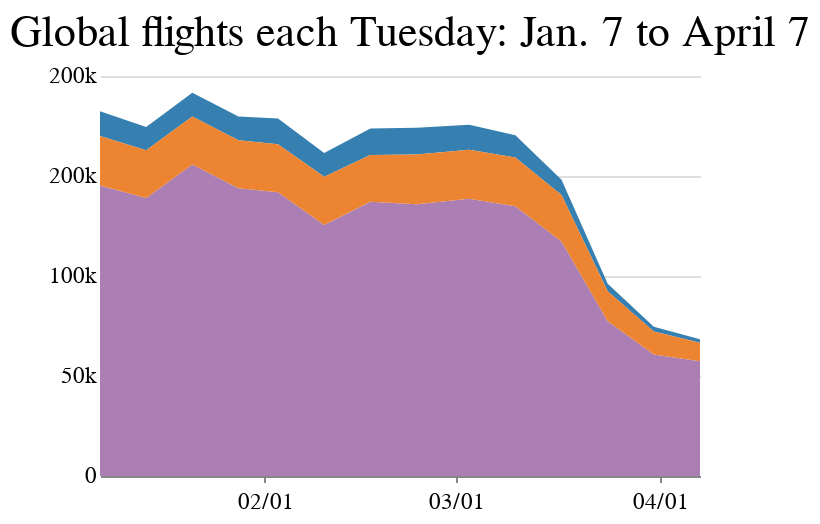

Here is the notebook cell this chart was saved with:
### Code cell
all_flights_chart_mobile = alt.Chart(flights_us_eu_global_melt).mark_area(size=4,color='#006D8F').encode(
    x=alt.X('date:T', title='', axis=alt.Axis(grid=False, tickCount=6, format='%m/%d')),
    y=alt.Y('flights:Q', title='', axis=alt.Axis(domainOpacity=0, tickSize=0,grid=True, tickCount=6, format='.0s'),
                             sort=alt.EncodingSortField(
                                field="location",
                                op="sum",
                                order="ascending")),
    color=alt.Color('location:N', legend=None)
).properties(width=300, height=200,
    title='Global flights each Tuesday: Jan. 7 to April 7'
)

all_flights_chart_mobile.configure_view(strokeOpacity=0)

### Figure 1 — Vega-Lite specification as saved in the notebook (floating-point values rounded to 4 significant figures)
{"config": {"view": {"width": 800, "height": 450, "strokeOpacity": 0}, "background": "#ffffff", "title": {"anchor": "start", "font": "Benton Gothic Bold, sans", "fontColor": "#000000", "fontSize": 22, "fontWeight": "normal"}, "arc": {"fill": "#82c6df"}, "area": {"fill": "#82c6df"}, "line": {"stroke": "#82c6df", "strokeWidth": 3}, "path": {"stroke": "#82c6df"}, "rect": {"fill": "#82c6df"}, "shape": {"stroke": "#82c6df"}, "bar": {"fill": "#82c6df"}, "point": {"stroke": "#82c6df"}, "symbol": {"fill": "#82c6df", "size": 30}, "axis": {"titleFont": "Benton Gothic Bold, sans", "titleFontSize": 13, "titleFontWeight": "normal", "labelFont": "Benton Gothic, sans", "labelFontSize": 11.5, "labelFontWeight": "normal"}, "axisX": {"labelAngle": 0, "labelPadding": 4, "tickSize": 3}, "axisY": {"labelBaseline": "middle", "maxExtent": 45, "minExtent": 45, "tickSize": 2, "titleAlign": "left", "titleAngle": 0, "titleX": -45, "titleY": -11}, "legend": {"titleFont": "Benton Gothic Bold, sans", "titleFontSize": 13, "titleFontWeight": "normal", "symbolType": "square", "labelFont": "Benton Gothic, sans", "labelFontSize": 11.5}, "range": {"category": ["#3580b1", "#ec8431", "#ab7fb4", "#c89d29", "#adc839", "#829eb1"], "diverging": ["#e68a4f", "#f4bb6a", "#f9e39c", "#dadfe2", "#a6b7c6", "#849eae"], "heatmap": ["#fbf2c7", "#f9e39c", "#f8d36e", "#f4bb6a", "#e68a4f", "#d15a40", "#ab4232"], "ordinal": ["#fbf2c7", "#f9e39c", "#f8d36e", "#f4bb6a", "#e68a4f", "#d15a40", "#ab4232"], "ramp": ["#fbf2c7", "#f9e39c", "#f8d36e", "#f4bb6a", "#e68a4f", "#d15a40", "#ab4232"]}}, "data": {"name": "data-6736df575bc064d7c588a98c2d26ab63"}, "mark": {"type": "area", "color": "#006D8F", "size": 4}, "encoding": {"color": {"type": "nominal", "field": "location", "legend": null}, "x": {"type": "temporal", "axis": {"format": "%m/%d", "grid": false, "tickCount": 6}, "field": "date", "title": ""}, "y": {"type": "quantitative", "axis": {"domainOpacity": 0, "format": ".0s", "grid": true, "tickCount": 6, "tickSize": 0}, "field": "flights", "sort": {"field": "location", "op": "sum", "order": "ascending"}, "title": ""}}, "height": 200, "title": "Global flights each Tuesday: Jan. 7 to April 7", "width": 300, "$schema": "https://vega.github.io/schema/vega-lite/v4.0.2.json", "datasets": {"data-6736df575bc064d7c588a98c2d26ab63": [{"date": "2020-01-07T00:00:00", "location": "world", "flights": 145204}, {"date": "2020-01-14T00:00:00", "location": "world", "flights": 139024}, {"date": "2020-01-21T00:00:00", "location": "world", "flights": 155738}, {"date": "2020-01-28T00:00:00", "location": "world", "flights": 143842}, {"date": "2020-02-03T00:00:00", "location": "world", "flights": 141813}, {"date": "2020-02-10T00:00:00", "location": "world", "flights": 125532}, {"date": "2020-02-17T00:00:00", "location": "world", "flights": 137174}, {"date": "2020-02-24T00:00:00", "location": "world", "flights": 135868}, {"date": "2020-03-03T00:00:00", "location": "world", "flights": 138586}, {"date": "2020-03-10T00:00:00", "location": "world", "flights": 134817}, {"date": "2020-03-17T00:00:00", "location": "world", "flights": 117274}, {"date": "2020-03-24T00:00:00", "location": "world", "flights": 77356}, {"date": "2020-03-31T00:00:00", "location": "world", "flights": 60722}, {"date": "2020-04-07T00:00:00", "location": "world", "flights": 57409}, {"date": "2020-01-07T00:00:00", "location": "europe", "flights": 12410}, {"date": "2020-01-14T00:00:00", "location": "europe", "flights": 11605}, {"date": "2020-01-21T00:00:00", "location": "europe", "flights": 11866}, {"date": "2020-01-28T00:00:00", "location": "europe", "flights": 11952}, {"date": "2020-02-03T00:00:00", "location": "europe", "flights": 12890}, {"date": "2020-02-10T00:00:00", "location": "europe", "flights": 11905}, {"date": "2020-02-17T00:00:00", "location": "europe", "flights": 13225}, {"date": "2020-02-24T00:00:00", "location": "europe", "flights": 13327}, {"date": "2020-03-03T00:00:00", "location": "europe", "flights": 12575}, {"date": "2020-03-10T00:00:00", "location": "europe", "flights": 11111}, {"date": "2020-03-17T00:00:00", "location": "europe", "flights": 7609}, {"date": "2020-03-24T00:00:00", "location": "europe", "flights": 3755}, {"date": "2020-03-31T00:00:00", "location": "europe", "flights": 2411}, {"date": "2020-04-07T00:00:00", "location": "europe", "flights": 1827}, {"date": "2020-01-07T00:00:00", "location": "usa", "flights": 24763}, {"date": "2020-01-14T00:00:00", "location": "usa", "flights": 23864}, {"date": "2020-01-21T00:00:00", "location": "usa", "flights": 24067}, {"date": "2020-01-28T00:00:00", "location": "usa", "flights": 24016}, {"date": "2020-02-03T00:00:00", "location": "usa", "flights": 24000}, {"date": "2020-02-10T00:00:00", "location": "usa", "flights": 24101}, {"date": "2020-02-17T00:00:00", "location": "usa", "flights": 23353}, {"date": "2020-02-24T00:00:00", "location": "usa", "flights": 24902}, {"date": "2020-03-03T00:00:00", "location": "usa", "flights": 24497}, {"date": "2020-03-10T00:00:00", "location": "usa", "flights": 24431}, {"date": "2020-03-17T00:00:00", "location": "usa", "flights": 23238}, {"date": "2020-03-24T00:00:00", "location": "usa", "flights": 15032}, {"date": "2020-03-31T00:00:00", "location": "usa", "flights": 11470}, {"date": "2020-04-07T00:00:00", "location": "usa", "flights": 9159}]}}
